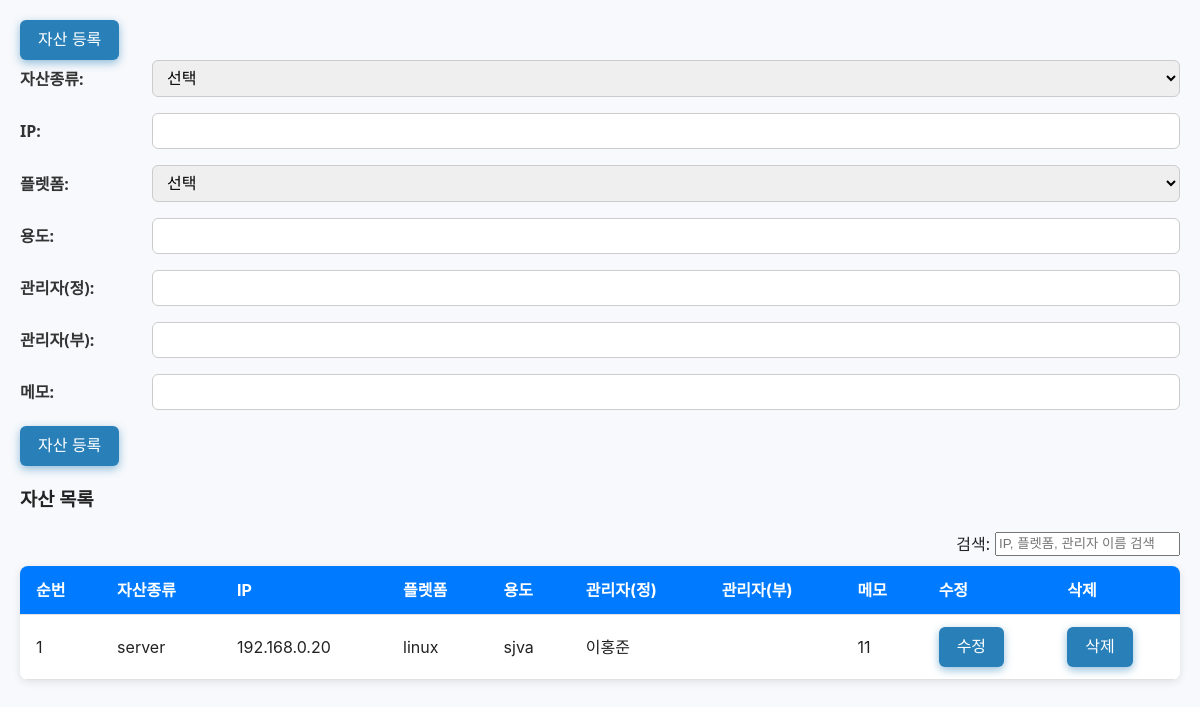
Screenshot of /asset_info (signed in) with the database file from the repository.
### CCE/models.py (models this page shows)
class AssetInfo(db.Model):
    __tablename__ = 'asset_info'
    id = db.Column(db.Integer, primary_key=True, autoincrement=True)       # 순번 (자동)
    asset_type = db.Column(db.String(20), nullable=False)                  # 자산종류 (server/cloud)
    ip_address = db.Column(db.String(45), nullable=False)                  # IP
    platform = db.Column(db.String(20), nullable=False)                    # 플렛폼
    purpose = db.Column(db.String(100))                                    # 용도
    manager_main = db.Column(db.String(50))                                # 관리자(정)
    manager_sub = db.Column(db.String(50))                                 # 관리자(부)
    memo = db.Column(db.Text)                                              # 메모

### app.py (the view, shortened to what this page needs)
    @app.route('/asset_info', methods=['GET', 'POST'])
    @login_required
    def asset_info():
        assets = AssetInfo.query.order_by(AssetInfo.id.desc()).all()
        return render_template('asset_info.html', assets=assets)

### templates/asset_info.html (shortened to what this page needs)
<!DOCTYPE html>
<html lang="ko">
<head>
    <link rel="stylesheet" href="{{ url_for('static', filename='css/styles.css') }}">
</head>
<body>
  <div class="container">
    <div class="sidebar">
      <form method="post">
        <button id="regi_asset_sidebar" type="submit">자산 등록</button>
      </form>
    </div>
    <div class="main">
      <form id="asset-form" method="post" action="{{ url_for('asset_info') }}">
        <div>
          <div class="form-row">
            <label for="asset_type">자산종류:</label>
            <select name="asset_type" id="asset_type" required>
              <option value="">선택</option>
            </select>
          </div>
          <div class="form-row">
            <label for="ip_address">IP:</label>
            <input type="text" name="ip_address" id="ip_address" required />
          </div>
          <div class="form-row">
            <label for="platform">플렛폼:</label>
            <select name="platform" id="platform" required>
              <option value="">선택</option>
            </select>
          </div>
          <div class="form-row">
            <label for="purpose">용도:</label>
            <input type="text" name="purpose" id="purpose" />
          </div>
          <div class="form-row">
            <label for="manager_main">관리자(정):</label>
            <input type="text" name="manager_main" id="manager_main" />
          </div>
          <div class="form-row">
            <label for="manager_sub">관리자(부):</label>
            <input type="text" name="manager_sub" id="manager_sub" />
          </div>
          <div class="form-row">
            <label for="memo">메모:</label>
            <input type="text" name="memo" id="memo" />
          </div>
        </div>
        <button id="regi_asset_main" type="submit">자산 등록</button>
      </form>
      <h3>자산 목록</h3>
	  <div style="display:flex; justify-content:flex-end; margin-bottom:10px;">
	  <label for="search-input" style="margin-right:5px;">검색:</label>
	  <input type="text" id="search-input" placeholder="IP, 플렛폼, 관리자 이름 검색" />
	</div>
      <table class="asset-info">
        <thead>
          <tr>
            <th>순번</th><th>자산종류</th><th>IP</th><th>플렛폼</th><th>용도</th>
            <th>관리자(정)</th><th>관리자(부)</th><th>메모</th><th>수정</th><th>삭제</th>
          </tr>
        </thead>
        <tbody>
          {% for asset in assets %}
            <tr>
              <td data-label="순번">{{ asset.id }}</td>
              <td data-label="자산종류">{{ asset.asset_type }}</td>
              <td data-label="IP">{{ asset.ip_address }}</td>
              <td data-label="플렛폼">{{ asset.platform }}</td>
              <td data-label="용도">{{ asset.purpose }}</td>
              <td data-label="관리자(정)">{{ asset.manager_main }}</td>
              <td data-label="관리자(부)">{{ asset.manager_sub }}</td>
              <td data-label="메모">{{ asset.memo }}</td>
              <td data-label="수정">
                  <button class="btn-asset-edit" data-url="{{ url_for('asset_edit', asset_id=asset.id) }}">수정</button>
                </td>
              <td data-label="삭제">
                <form action="{{ url_for('asset_delete', asset_id=asset.id) }}" method="post" style="display:inline;" onsubmit="return confirm('정말 삭제하시겠습니까?');">
                  <button type="submit">삭제</button>
                </form>
              </td>
            </tr>
          {% endfor %}
        </tbody>
      </table>
    </div>
  </div>
</body>
</html>

### static/CSS/styles.css (style rules this page uses)
*, *::before, *::after { box-sizing: border-box; }
body { font-family: 'Segoe UI', Tahoma, Geneva, Verdana, sans-serif; margin: 0; padding: 20px; background: #f7f9fc; color: #222; line-height: 1.5; }
button, .action-btns button, #btn-download-csv, #btn-back-prev { cursor: pointer; border: none; border-radius: 6px; font-size: 1rem; color: white; background-color: #2980b9; padding: 0 18px; height: 40px; line-height: 40px; box-shadow: 0 3px 8px rgba(41, 128, 185, 0.5); transition: background-color 0.2s, box-shadow 0.2s; box-sizing: border-box; vertical-align: middle; }
table.asset-info { width: 100%; border-collapse: collapse; font-family: -apple-system, BlinkMacSystemFont, 'Segoe UI', Roboto, Oxygen, Ubuntu, Cantarell, 'Open Sans', 'Helvetica Neue', sans-serif; background: #fff; box-shadow: 0 2px 8px rgba(0,0,0,0.1); border-radius: 8px; overflow: hidden; }
table.asset-info th, table.asset-info td { padding: 12px 16px; text-align: left; border-bottom: 1px solid #e1e1e1; }
table.asset-info thead { background-color: #007bff; color: white; font-weight: 600; font-size: 1em; }
.form-row { display: flex; align-items: center; margin-bottom: 16px; gap: 12px; flex-wrap: wrap; }
.form-row label { flex: 0 0 120px; font-weight: 600; color: #333; }
.form-row select, .form-row input[type="text"] { flex: 1 1 200px; padding: 8px 10px; border: 1px solid #ccc; border-radius: 6px; font-size: 1em; transition: border-color 0.3s ease; }

### rows the page displays
AssetInfo: id "1", asset_type "server", ip_address "192.168.0.20", platform "linux", purpose "sjva", manager_main "이홍준", memo "11"
